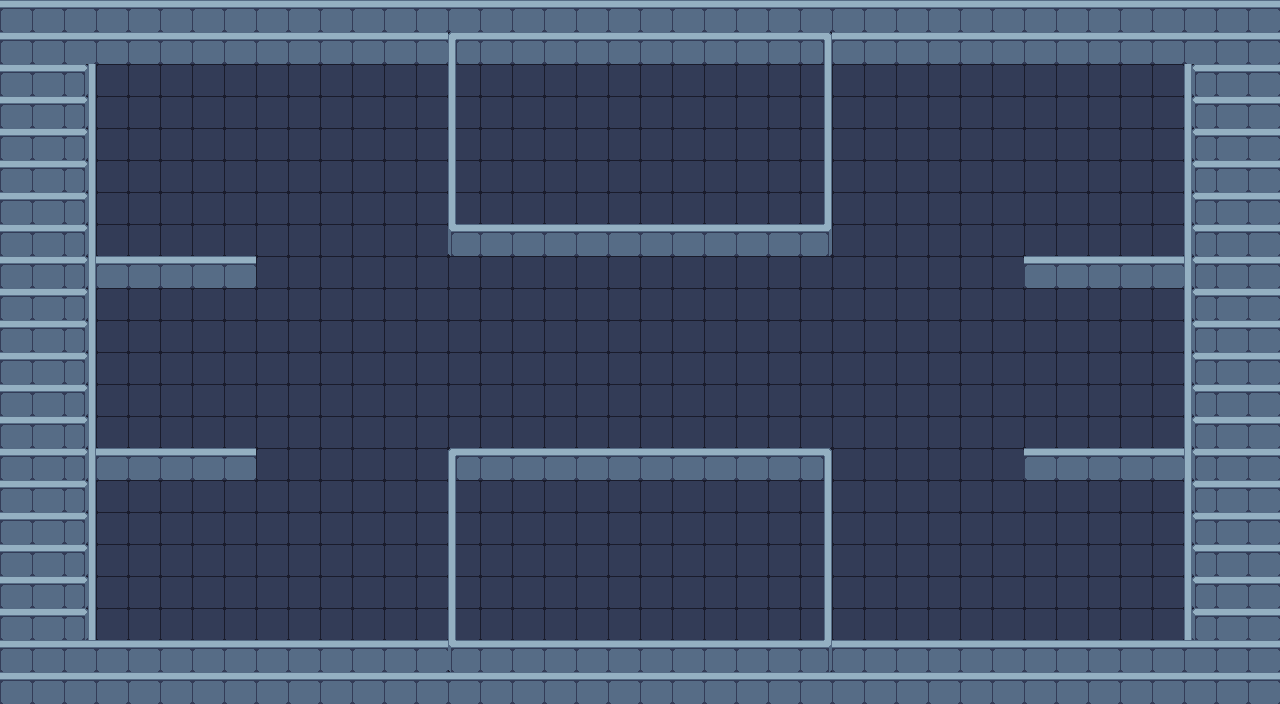

The image is a tile-based game level rendered from a .tmx file. Its description and source (layers, tilesets, objects; grid data summarised) follow:
An orthogonal 40x22 tile map with 32x32 px tiles, 3 tile layers (ground, Walls, side walls), 3 tilesets and 27 objects (closed door, opened door).

<map version="1.10" tiledversion="1.11.2" orientation="orthogonal" renderorder="right-down" width="40" height="22" tilewidth="32" tileheight="32" infinite="0" nextlayerid="7" nextobjectid="43">
 <tileset firstgid="1" source="tileset x1.tsx" />
 <tileset firstgid="852" source="../terminal.tsx" />
 <tileset firstgid="853" source="../doors.tsx" />
 <layer id="1" name="ground" width="40" height="22">
  <data>[880 cells, 880 non-empty, 1 distinct tile ids]</data>
 </layer>
 <layer id="2" name="Walls" width="40" height="22">
  <data>[880 cells, 333 non-empty, 9 distinct tile ids]</data>
 </layer>
 <objectgroup id="4" name="collision" opacity="0.9">
  <object id="1" x="0" y="0" width="96" height="704" />
  <object id="2" x="0" y="640" width="1280" height="64" />
  <object id="3" x="1184" y="0" width="96" height="704" />
  <object id="4" x="0" y="0" width="1280" height="64" />
  <object id="14" x="448" y="448" height="192" />
  <object id="15" x="832" y="448" height="192" />
  <object id="16" x="1024" y="480" width="160" />
  <object id="17" x="1024" y="288" width="160" />
  <object id="18" x="832" y="64" height="192" />
  <object id="19" x="448" y="64" height="192" />
  <object id="20" x="448" y="224" width="384" height="32" />
  <object id="21" x="448" y="448" width="384" height="32" />
  <object id="22" x="1024" y="448" width="160" height="32" />
  <object id="23" x="1024" y="256" height="32" />
  <object id="24" x="1024" y="256" width="160" height="32" />
  <object id="25" x="96" y="256" width="160" />
  <object id="28" x="96" y="448" width="160" />
  <object id="29" x="96" y="480" width="160" />
  <object id="30" x="96" y="448" width="160" height="32" />
  <object id="31" x="96" y="256" width="160" height="32" />
 </objectgroup>
 <layer id="3" name="side walls" width="40" height="22">
  <data>[880 cells, 36 non-empty, 2 distinct tile ids]</data>
 </layer>
 <objectgroup id="5" name="terminal">
  <object id="32" gid="852" x="224" y="192" width="32" height="32" />
  <object id="33" gid="852" x="224" y="576" width="32" height="32" />
  <object id="34" gid="852" x="608" y="384" width="32" height="32" />
  <object id="35" gid="852" x="992" y="576" width="32" height="32" />
  <object id="36" gid="852" x="992" y="192" width="32" height="32" />
 </objectgroup>
 <objectgroup id="6" name="door">
  <object id="40" name="closed door" gid="853" x="1088" y="96" width="32" height="32" />
  <object id="41" name="opened door" gid="854" x="1088" y="96" width="32" height="32" />
 </objectgroup>
</map>
